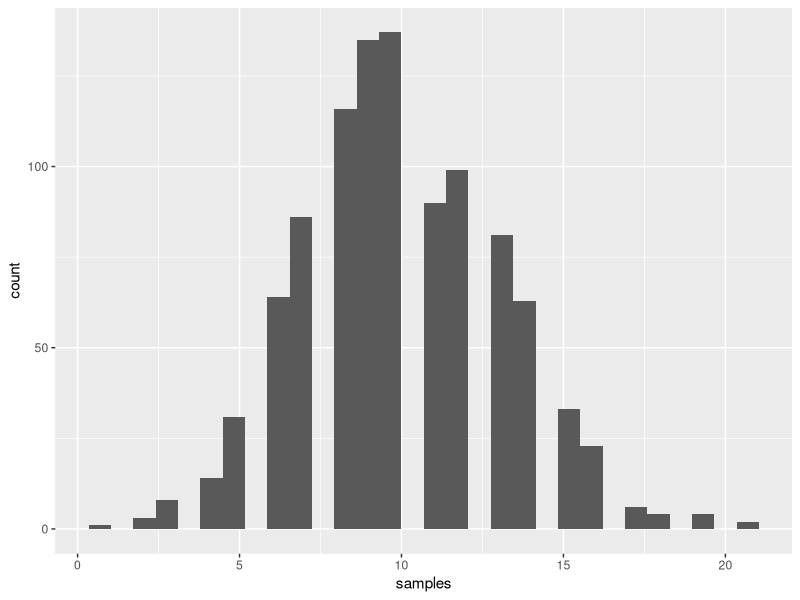
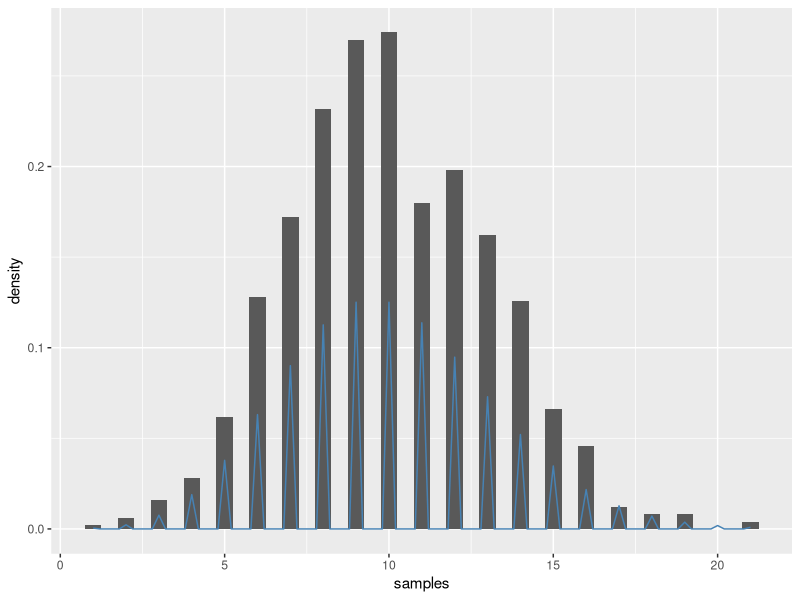

Source code (R) for these figures, in order:
# ---- 0. Setup and load libraries, if any ----

library(ggplot2)  # load the graphing library


# ---- 1. Binomial distribution with large n and small p ----

samples1 <- rbinom(n=1000, size=1000, prob=0.01)

# What do the parameters mean? What underlying Bernoulli distribution do they
# correspond to?

ggplot(data=data.frame(samples1), aes(x=samples1)) +
  geom_histogram() +
  xlab("samples")


# ---- 2. Poisson limiting behavior ----

# How would you calculate the lambda parameter for the Poisson distribution,
# given the Binomial samples we took above?

lambda = 1000*0.01

ggplot(data=data.frame(samples1), aes(x=samples1)) +
  geom_histogram(aes(y=after_stat(density)), binwidth=0.5) +
  stat_function(fun=dpois, args=list(lambda=lambda), color='steelblue') +
  xlab("samples")

# FIXME: Poisson density doesn't show on histogram
